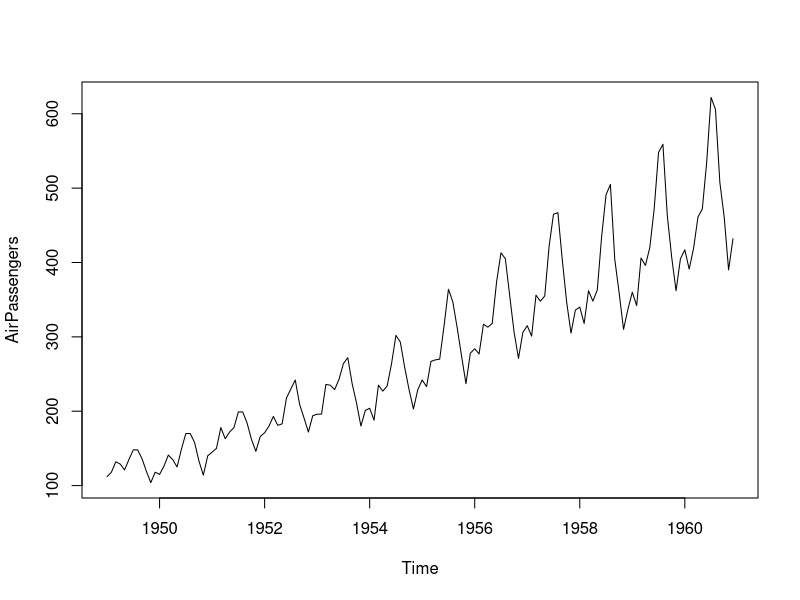
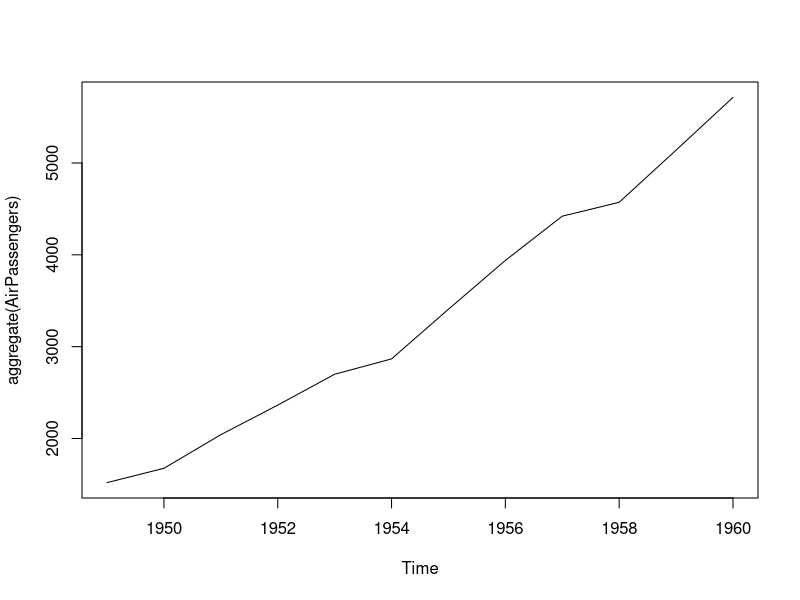
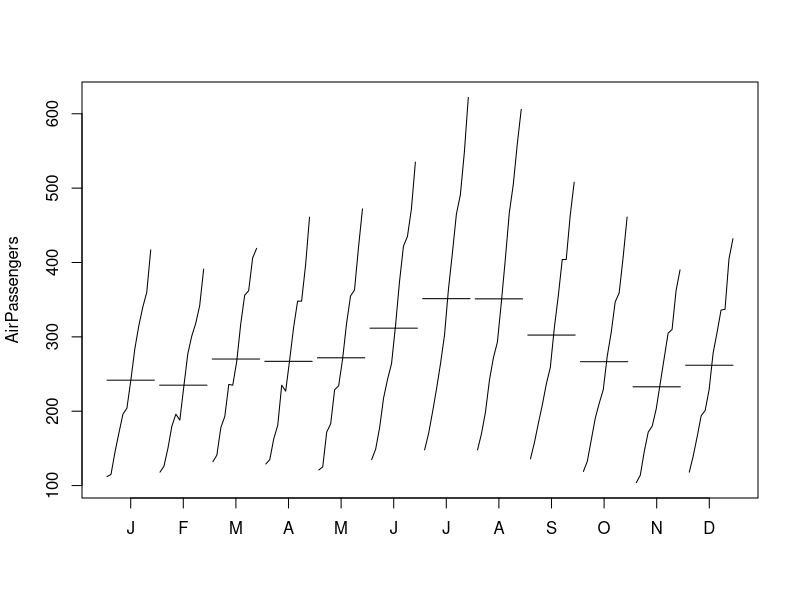
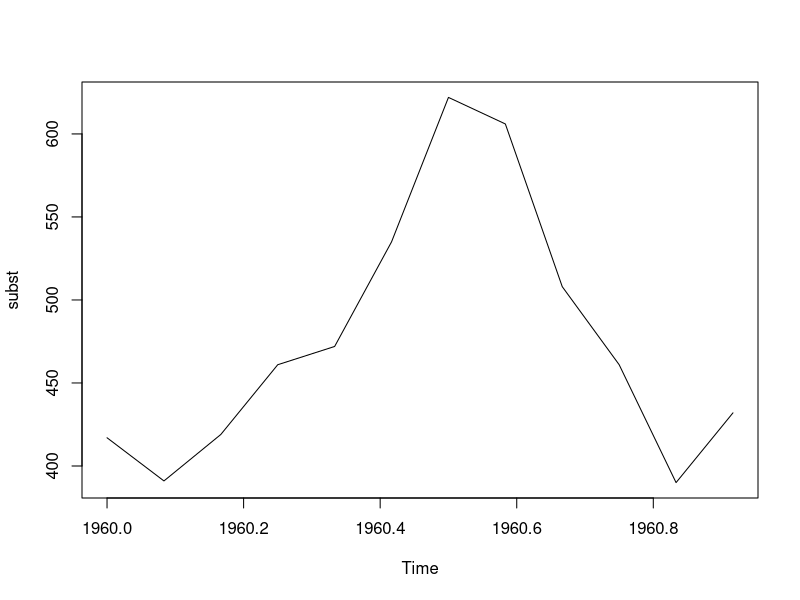
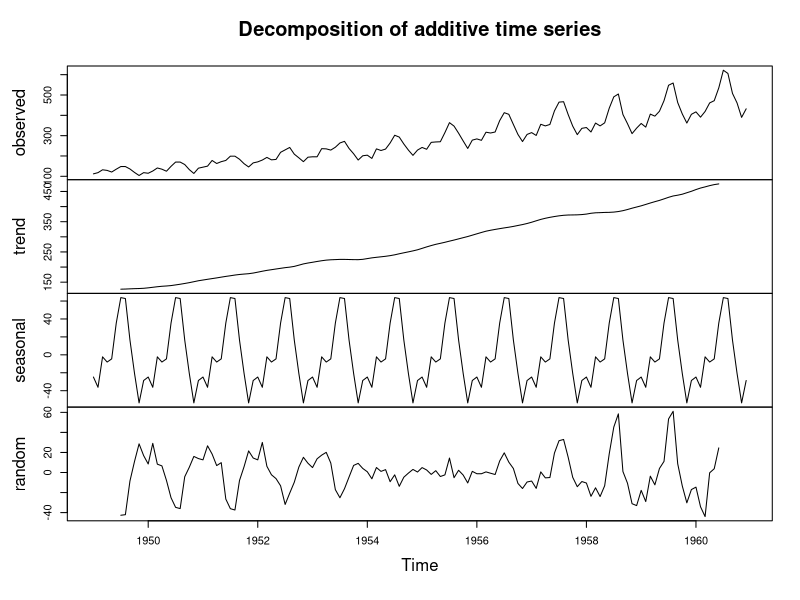
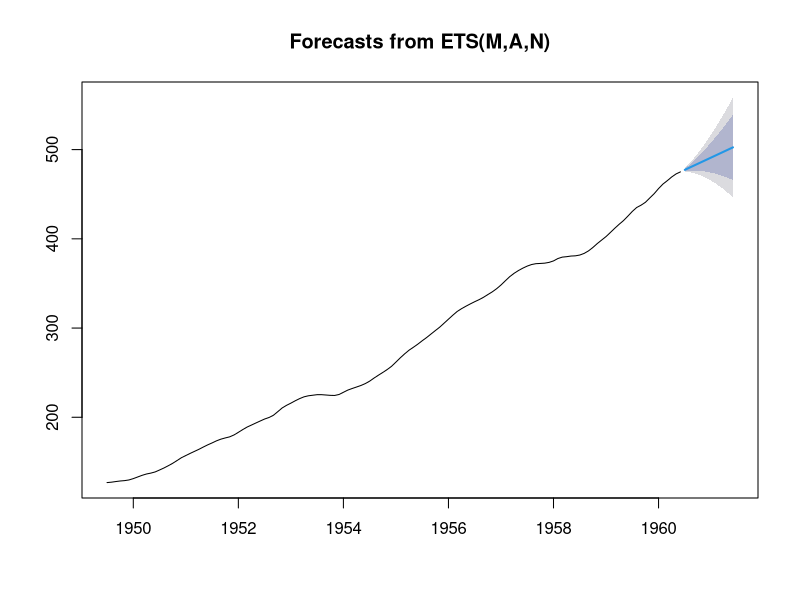
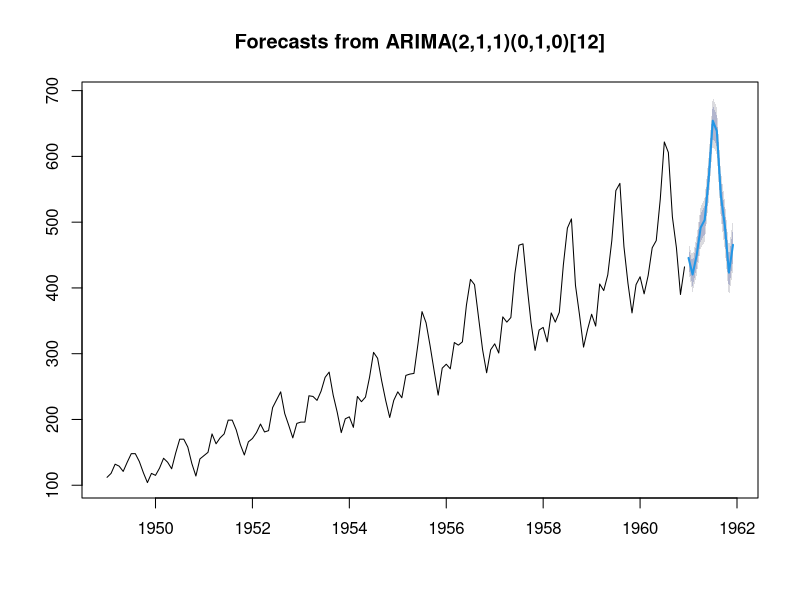

Source code (R) for these figures, in order:
# Séries temporais

# Carregando bibliotecas
library(forecast)

# Explorando
AirPassengers
View(AirPassengers)

# Verificando data de inicio e fim da série
start(AirPassengers)
end(AirPassengers)

# Gerando gráfico
plot(AirPassengers)

# Dados agregados
plot(aggregate(AirPassengers))

# Agregado por mês
monthplot(AirPassengers)

# Verificando determinado período
subst = window(AirPassengers, start = c(1960, 1), end = c(1960, 12))
subst

# Gráfico de subst
plot(subst)


# Decomposição
dec = decompose(AirPassengers)
dec

# Valores da decomposição
dec$seasonal
dec$trend
dec$random
dec$figure

# Gráfico da decomposição
plot(dec)


# Previsão | Forecast
# Calculando a média móvel
mediamovel = ma(AirPassengers, order = 12)
mediamovel

# Forecast
previsao = forecast(mediamovel, h = 12)
previsao

# Plotando a previsão 
plot(previsao)

# Usando Arima para melhorar previsão
arima = auto.arima(AirPassengers)
arima
previsao = forecast(arima, h = 12)
previsao
plot(previsao)
